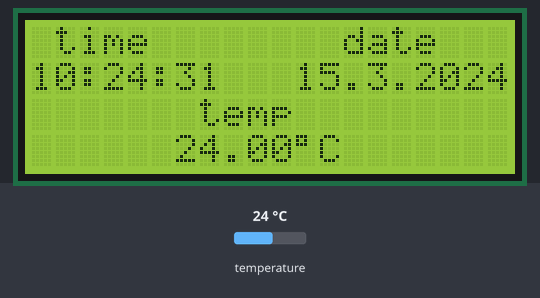
Bench run of a sketch on a simulated Arduino Uno, built for the host (arithmetic inside an expression is 32-bit, double 64-bit). On the bench: 20×4 character LCD. Inputs (shaded band) come from the test bench; at power-on: temperature 24 °C. The local clock reads 2024-03-15 10:24:30 at power-on unless the sketch sets it.

Above: at 1.2 s.
1.3 s: temperature set to 12 °C
At 2.8 s:
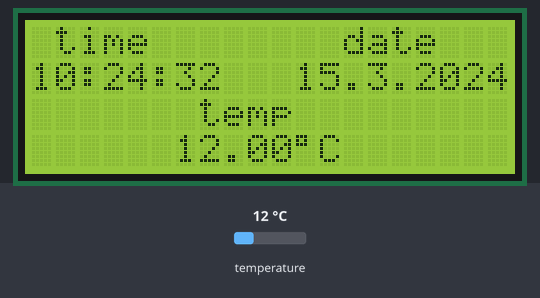
3.5 s: temperature set to 19 °C
At 4.3 s:
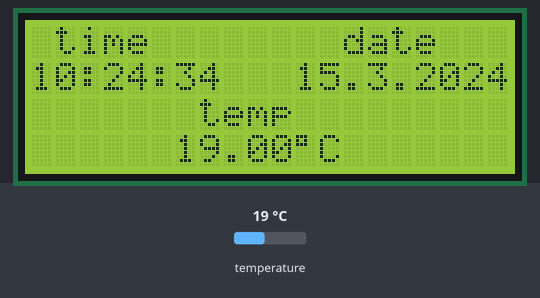
5.5 s: temperature set to 28 °C
At 6.8 s:
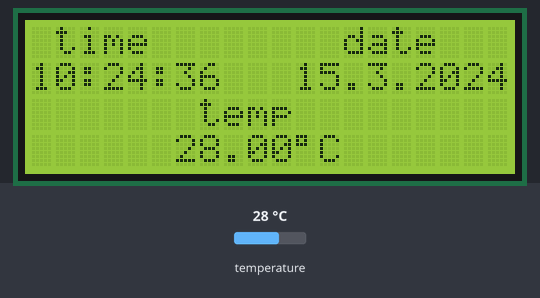
Timing chart, 0 to 8.5 s (numbered marks = the images above; inputs shaded):
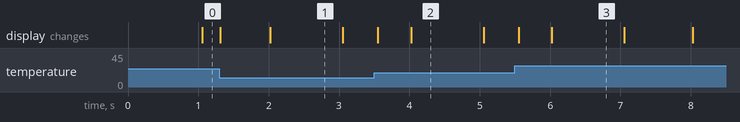

The sketch:

RTC_TEMP_LCD2004.ino
```cpp
#include <LiquidCrystal_I2C.h>
LiquidCrystal_I2C lcd(0x27, 20, 4);
#include <microDS3231.h>
MicroDS3231 rtc;
#include <microDS18B20.h>
MicroDS18B20<2> sensor;     // указываем пин

#define MY_PERIOD 500  // период в мс
uint32_t tmr1;
void setup() {
  sensor.setResolution(9);
  Serial.begin(9600);
  lcd.init();
  lcd.backlight();
}
void loop() {
  sensor.requestTemp();   // запросить температуру
  if (millis() - tmr1 >= 300) {  // ищем разницу
    tmr1 = millis();
  }

  lcd.setCursor(1,0);
  lcd.print("time");

  String clock;
  clock += String(rtc.getHours());
  clock += ":";
  clock += String(rtc.getMinutes());
  clock += ":";
  clock += String(rtc.getSeconds());
  lcd.setCursor(0,1);
  lcd.print(clock);

  lcd.setCursor(13,0);
  lcd.print("date");

  String date;
  date += String(rtc.getDate());
  date += ".";
  date += String(rtc.getMonth());
  date += ".";
  date += String(rtc.getYear());
  lcd.setCursor(11,1);
  lcd.print(date);

  lcd.setCursor(7,2);
  lcd.print("temp");


  lcd.setCursor(6,3);
  lcd.print(sensor.getTemp());  // выводим температуру
  lcd.write(223);         // символ градуса
  lcd.print("C  ");


}
```

Measured:
- what the display in image 2 shows lasts 1.1 s, from 4.0 s to 5.1 s
